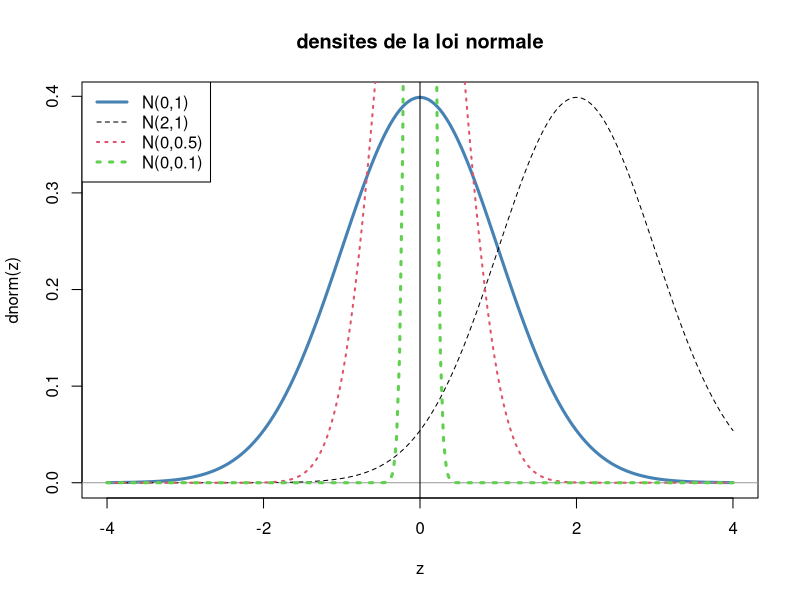

The R source for this figure: (Note: this script raises an error after producing the figure.)
##################################
## Tutorial R ##
## M1 Miage
## Manipulation de base et langage
##################################

3+3
2+2 # calculette...

methods(summary)
?mean 
example(mean)

?"+"
?citation
citation()


## Charger un package peut definir de nouvelles methods
methods(plot)
library(ade4)
methods(plot)

example(dudi.pca)

?plot
# example(plot)




# gestion du workspace
objects() # liste des objects crees (who de matlab)
ls() # equivalent
ls(pattern="a") # objets contenant "a"
rm(list=ls()) # efface tous les objets crees


a <- c(1,2,4,6,7)
length(a)

c <- c("hyfh","ksdfhgks") # "c" fuction and R object

a <- rep(1,10)
b <- rep(c(10,12), 5)

1:10
seq(1,10)
seq(1,10, length=20)





####################################
## MANIPULATIONS DE VECTEURS
x <- vector(mode = "integer", length = 5)
is.vector(x)

e <- seq(1,20,by=2)
is.vector(e)

e[3]
e[c(3,8,1)]
e[c(1,3,7,8)][c(1,3)]

a <- c(rep(T,4),rep(F,2))

e>5
e[e>5]
e[e != 11]
e[e == 11]




########## Graphiques qq exemples
z <- seq(-4,4,len=200)
plot(z, dnorm(z), type="l", lwd=3, col="steelblue")
abline(h=0, col=8)
abline(v=0)
lines(z, dnorm(z, mean=2), lty=2)
lines(z, dnorm(z, sd=0.5), lty=3, col=2, lwd=2)
lines(z, dnorm(z, sd=0.1), lty=3, col=3, lwd=3)
title("densites de la loi normale")
legend("topleft",
	c("N(0,1)","N(2,1)","N(0,0.5)","N(0,0.1)"),
	lty=c(1,2,3,3),
	col=c("steelblue",1,2,3),
	lwd=c(3,1,2,3))




###############################
## Manipulation de MATRICES
a=1:10               # on reprend
?matrix              # methode par defaut?
m <- matrix(a,nrow=4) # avec recycling (warning)
dim(m)
m[,3]                # 3eme colonne de m
m[2,3]               # element m(2,3)
class(m)             # different de mode(m)
is.matrix(m)

p = matrix(a,ncol=2)  # par defaut byrow = FALSE
q = matrix(a,nrow=2)
q %*% p               # produit de matrices
q %*% m               # pb dimensions
diag(m)               # diagonale, meme si pas carree
t(m)                  # transpose
apply(m,1,sum)        # operation (sum) par ligne (1)




##################################
# exercice Tuto R sur les matrices
a <- sample(0:9, size=50, rep=TRUE)
M <- matrix(a, nrow=10, ncol=5); M
apply(M,2,mean)
apply(M,1,sd)


plot(M[,1], type="b") # valeurs de la colonne vs index
# 

par(mfrow=c(2,3))
apply(M, 2, plot, type="b") 
# usage de ... dans apply

# Usage des  ...
m <- matrix(rnorm(60), nrow=20)
apply(m, 2, median)
apply(m, 2, quantile)
apply(m, 2, quantile, probs=c(1/3, 2/3))
apply(M, 1, sd)







#############################
## MANIPULATION DE LISTES ##

ls <- list(1:5, "toto", c(T,F), M) # sans nom
ln <- list(x=1:5,nom="toto",z=c(T,F), M=M) # named

summary(ln) # default method
ls[[1]]     # extraction element 1 de la liste
ln$x        # idem lorsque le nom est connu

ls[[1]][2:3]
ln$M[1:2,2:4]

names(ln)
#




################
## DATA FRAME ##
?data.frame
a=sample(1:10); b=rep(c(1,2),5)
c <- c(rep("M",6),rep("F",4)) # facteur qualitatif
c <- factor(c)
x <- data.frame(a,b,c) # creation de la structure

x
colnames(x)
row.names(x)[1] <- "toto"


x$a
x[[3]]
class(x$a)


x$fumeur <- as.factor(x$fumeur)


class(x)                     # = data.frame
class(c)
class(x$c)         # conversion par defaut suivant version R
names(x)     # noms des colonnes = variables
row.names(x) # noms des lignes = individus
x; x$a       # affichage de x et de la variable a
x[[1]]       # idem car c'est une liste
x$a[2]       # extraction = x[[1]][2] = x[1,2] 

y <- data.frame(a,b,c, row.names=1)
y












####################################
## FONCTIONS, MeTHODES ET CLASSES ##

class(a); summary(a) # a est "numeric" 




class(c); summary(c) # c est "character" 
summary(x)           # stat descriptives elementaires
methods(summary)     # methodes associees

plot(a)              # basic: serie des obs
plot(a, type="b")

# nuage de points
x <- rnorm(100); y <- x + rnorm(100)
plot(x,y, pch=20)





## Exemple objet cree par un modele
reg <- lm(y ~ x)
summary(reg)
abline(reg) # method pour la classe "lm"
plot(reg)
